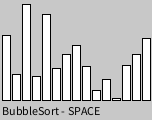
Frame 1 (no input)
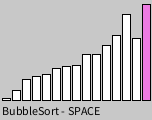
Frame 60 (the mouse pressed at the canvas centre just before this capture)
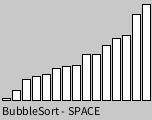
Frame 120 (the mouse held since frame 60 and released just before this capture)

The Processing sketch that drew these frames (run headless with seeded random() and noise(); from frame 60 on, the mouse is pressed at the canvas centre):

// Processing sketch: SortingVisualizer
// ── SortingVisualizer.pde
float[] myList;
int idx = -1;

void setup() {
  size(152, 120);
  myList = new float[15];
  for (int i = 0; i < myList.length; i++) {
    myList[i] = random(100);
  }
}

void draw() {
  frameRate(10);
  background(200);
  for (int i = 0; i < myList.length; i++) {
    if (i == idx) {
      fill(random(255), random(255), random(255));
    }
    else {
      fill(255);
    }
    rect(i*10 + 2, 100-myList[i], 8, myList[i]);
  }
  idx = bubbleSort(myList);
  fill(0);
  text("BubbleSort - SPACE", 2, 115);
}

int bubbleSort(float[] arr) {
  float temp = 0;  
  for(int i=0; i < arr.length; i++){  
   for(int j=1; j < (arr.length-i); j++){  
     if(arr[j-1] > arr[j]){  
         temp = arr[j-1];  
         arr[j-1] = arr[j];  
         arr[j] = temp;
         return j;
     }     
     }  
   }
   return -1;
}

int insertionSort(float[] arr) {
  for (int i = 1; i < arr.length; i++) {
      float current = arr[i];
      int j = i - 1;
      while(j >= 0 && current < arr[j]) {
          arr[j+1] = arr[j];
          j--;
      }
      // at this point we've exited, so j is either -1
      // or it's at the first element where current >= a[j]
      arr[j+1] = current;
      return i;
  }
  return -1;
}

void keyPressed() {
  if (key == 32) {
    for (int i = 0; i < myList.length; i++) {
      myList[i] = random(100);
    }
  }
}
